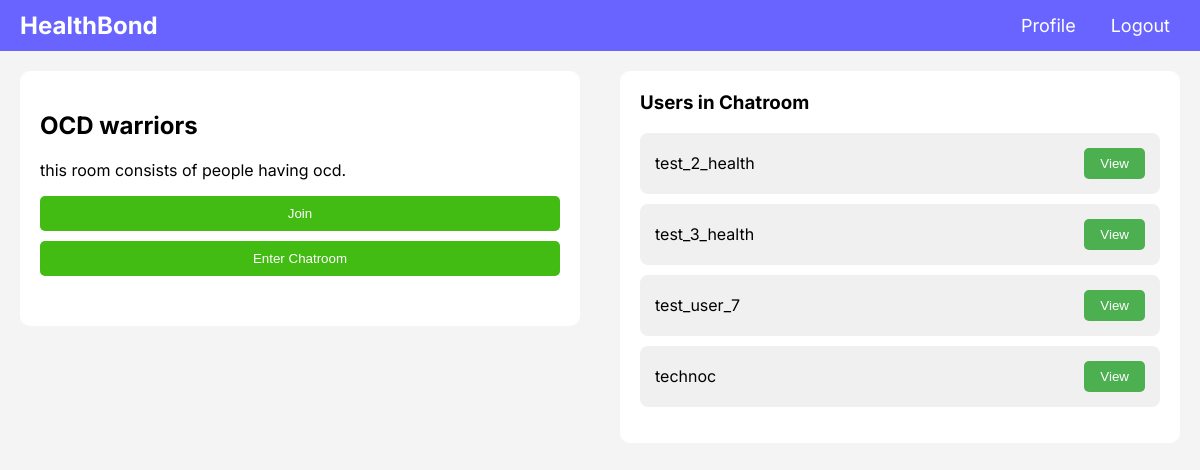
The page /main/view_chatroom/y23ft3f (signed in) on the database as committed earlier.
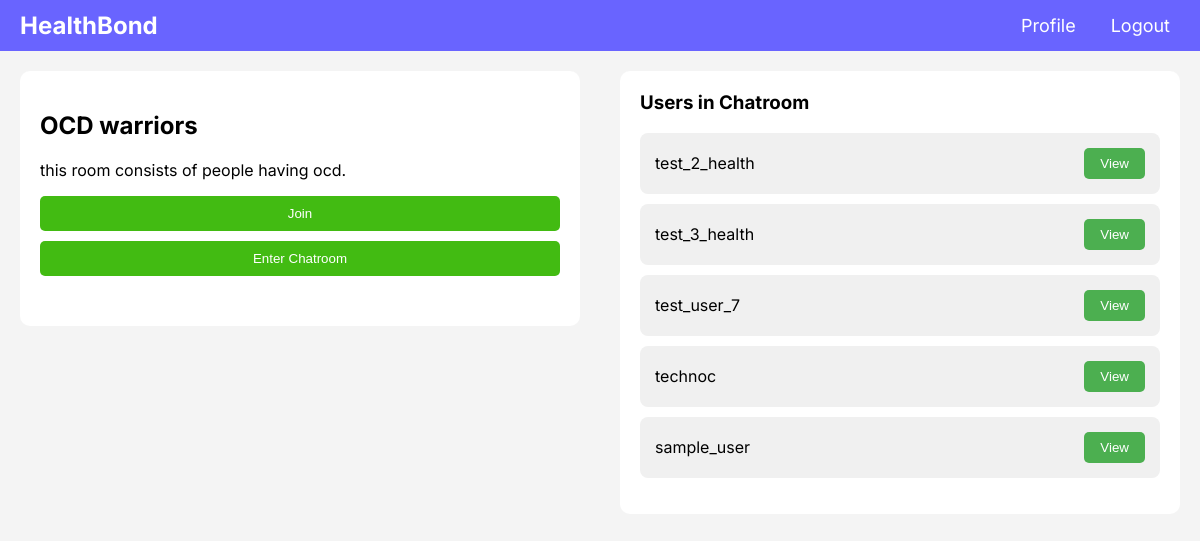
The same page on the database as committed later.
### main/models.py (models this page shows, shortened)
class JoinedChatrooms(models.Model) :
    user = models.ForeignKey(user_profile,on_delete=models.CASCADE)
    chatroom = models.ForeignKey(Chatroom, on_delete=models.CASCADE)

### userprofiles/models.py (models this page shows, shortened)
class user_profile(models.Model) :
    user = models.ForeignKey(User, on_delete=models.CASCADE)
    pfp = models.ImageField(default="Default_pfp.svg.webp", blank=True, null=True)
    bio = models.TextField(max_length=300)

### main/views.py (the view)
# urls.py: path('view_chatroom/<slug:roomcode>', views.chatroom_dashboard, name = 'chatroomdashboard'),
@login_required(login_url=loginview)
def chatroom_dashboard(request, roomcode):
    room = Chatroom.objects.get(code = roomcode)
    user = user_profile.objects.get(user = request.user)
    try :
        JoinedChatrooms.objects.get(chatroom = room, user = user)
        flag = "joined"
    except :
        flag = "not joined"
    members = JoinedChatrooms.objects.filter(chatroom = room)
    context = {
        'room' : room,
        'flag' : flag,
        'members' : members,
        'user' : request.user,
    }
    return render(request, 'chatroom_dashboard.html', context=context)

### main/templates/chatroom_dashboard.html (shortened to what this page needs)
{% load static %}
<!DOCTYPE html>
<html lang="en">
  <head>
    <link rel="stylesheet" href="{% static 'css/chatroom_dashboard.css' %}" />
  </head>
  <body>
    <nav class="navbar">
      <div class="navbar-left">
        <a href="/main" class="company-name">HealthBond</a>
      </div>
      <div class="navbar-right">
        <a href="/main/user/{{user.username}}" class="nav-item">Profile</a>
        <a href="/user/logout" class="nav-item">Logout</a>
      </div>
    </nav>
    <div class="dashboard-container">
      <div class="chatroom-details">
        <h2>{{room.name}}</h2>
        <p>{{room.desc}}</p>
        <div class="action-buttons">
          {% if flag == "joined" %}
          <button
            id="{{room.code}}"
            class="leave-button"
            onclick="leavechatroomfunc('{{room.code}}', this); pop_list('{{user.username}}', this)"
          >
            Leave
          </button>
          {% else %}
          <button
            id="{{room.code}}"
            class="join-button"
            onclick="joinchatroomfunc('{{room.code}}', this); append_list('{{user.username}}', this);"
          >
            Join
          </button>
          {% endif %}
          <button class="join-button">
            <a href="/main/chatroom/{{room.code}}">Enter Chatroom</a>
          </button>
        </div>
      </div>
      <div class="user-list">
        <h3>Users in Chatroom</h3>
        <ul id="member_list">
          {% for member in members %}
          <li class="user" id="{{member.user.user.username}}">
            <span class="username">{{member.user.user.username}}</span>
            <button class="view-button">
              <a href="/main/user/{{member.user.user.username}}">View</a>
            </button>
          </li>
          {% endfor %}
        </ul>
      </div>
    </div>
  </body>
</html>

Rows that differ between the two databases and show on the page:
added JoinedChatrooms: user.user.username "sample_user"
